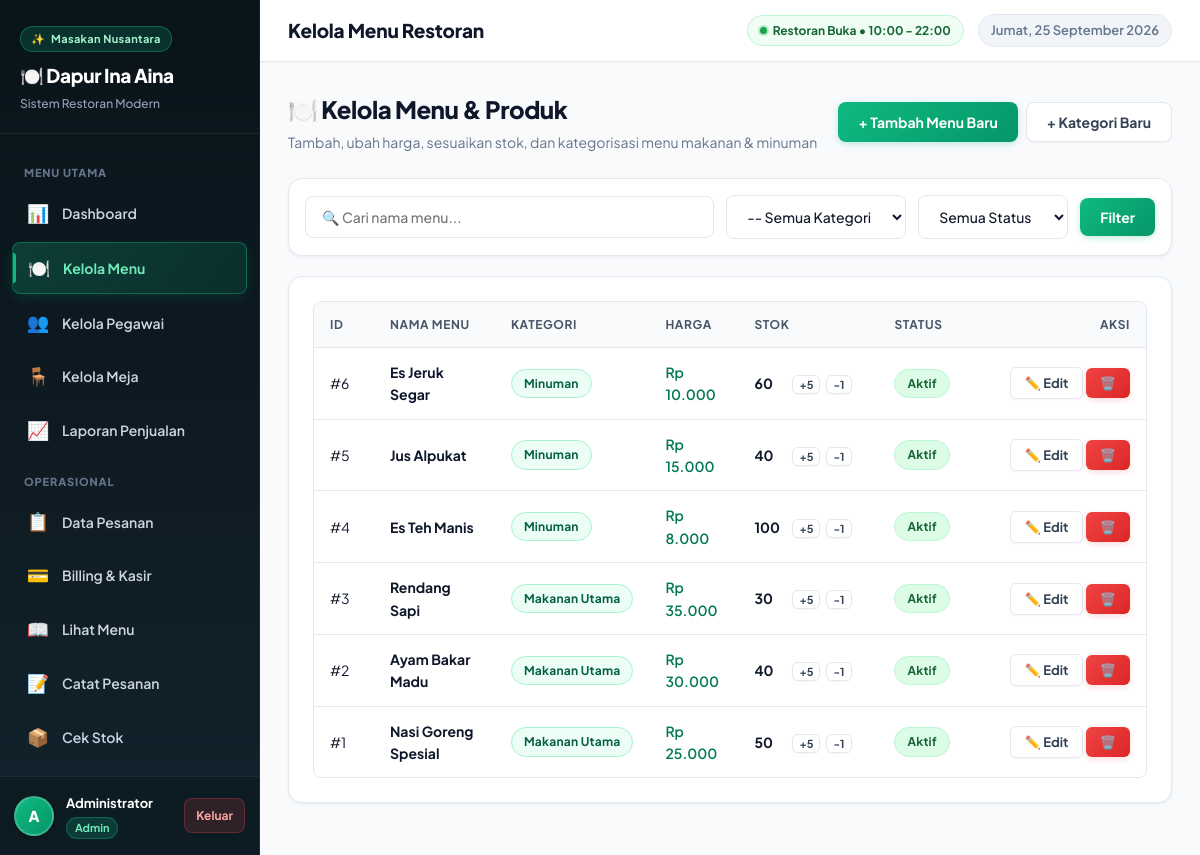
The page /kelola_menu.php (signed in) on the database its author committed.
### tables this page shows
CREATE TABLE IF NOT EXISTS produk (
  id INT UNSIGNED AUTO_INCREMENT PRIMARY KEY,
  nama VARCHAR(100) NOT NULL,
  harga DECIMAL(10,2) NOT NULL,
  stok INT UNSIGNED NOT NULL DEFAULT 0,
  id_kategori INT UNSIGNED NOT NULL,
  gambar VARCHAR(255) NULL,
  aktif TINYINT(1) NOT NULL DEFAULT 1,
  CONSTRAINT fk_produk_kategori
    FOREIGN KEY (id_kategori) REFERENCES kategori(id)
    ON UPDATE CASCADE ON DELETE RESTRICT
);

CREATE TABLE IF NOT EXISTS kategori (
  id INT UNSIGNED AUTO_INCREMENT PRIMARY KEY,
  nama_kategori VARCHAR(30) NOT NULL
);

### kelola_menu.php (the view, shortened to what this page needs)
<?php
$pdo = get_koneksi();
$status_filter = $_GET['status'] ?? 'semua';
$search = trim($_GET['q'] ?? '');
$sql = "
    SELECT pr.*, k.nama_kategori
    FROM produk pr
    JOIN kategori k ON pr.id_kategori = k.id
    WHERE 1=1
";
$params = [];
$sql .= " ORDER BY pr.id DESC";
$stmt = $pdo->prepare($sql);
$stmt->execute($params);
$produk_list = $stmt->fetchAll();
require_once __DIR__ . '/includes/header.php';
?>
<div class="page-header" style="display:flex; justify-content:space-between; align-items:center; flex-wrap:wrap; gap:12px;">
    <div>
        <h1 class="page-title">🍽️ Kelola Menu & Produk</h1>
        <p class="text-muted">Tambah, ubah harga, sesuaikan stok, dan kategorisasi menu makanan & minuman</p>
    </div>
    <div style="display:flex; gap:8px;">
        <button onclick="toggleModal('modalTambahMenu')" class="btn btn-primary">
            + Tambah Menu Baru
        </button>
        <button onclick="toggleModal('modalTambahKategori')" class="btn btn-secondary">
            + Kategori Baru
        </button>
    </div>
</div>
<div class="card" style="margin-bottom: 20px; padding: 16px;">
    <form method="GET" action="kelola_menu.php" style="display:flex; gap:12px; flex-wrap:wrap; align-items:center;">
        <div style="flex:1; min-width: 220px;">
            <input type="text" name="q" value="<?= htmlspecialchars($search) ?>" placeholder="🔍 Cari nama menu..." class="form-control">
        </div>
        <div style="width: 180px;">
            <select name="kategori" class="form-control" onchange="this.form.submit()">
                <option value="0">-- Semua Kategori --</option>
            </select>
        </div>
        <div style="width: 150px;">
            <select name="status" class="form-control" onchange="this.form.submit()">
                <option value="semua" <?= $status_filter === 'semua' ? 'selected' : '' ?>>Semua Status</option>
            </select>
        </div>
        <button type="submit" class="btn btn-primary">Filter</button>
    </form>
</div>
<div class="card">
    <div class="table-wrapper">
        <table>
            <thead>
                <tr>
                    <th style="width: 60px;">ID</th>
                    <th>Nama Menu</th>
                    <th>Kategori</th>
                    <th>Harga</th>
                    <th style="width: 140px;">Stok</th>
                    <th>Status</th>
                    <th style="text-align: right; width: 180px;">Aksi</th>
                </tr>
            </thead>
            <tbody>
                <?php if (empty($produk_list)): ?>
                    <tr>
                        <td colspan="7" class="text-center" style="padding: 24px; color: #64748b;">
                            Belum ada menu yang terdaftar atau sesuai kriteria.
                        </td>
                    </tr>
                <?php else: ?>
                    <?php foreach ($produk_list as $p): ?>
                    <tr>
                        <td>#<?= $p['id'] ?></td>
                        <td>
                            <strong><?= htmlspecialchars($p['nama']) ?></strong>
                        </td>
                        <td>
                            <span class="badge badge-info"><?= htmlspecialchars($p['nama_kategori']) ?></span>
                        </td>
                        <td style="font-weight: 600; color: #047857;">
                            Rp <?= number_format($p['harga'], 0, ',', '.') ?>
                        </td>
                        <td>
                            <div style="display:flex; align-items:center; gap:6px;">
                                <strong style="min-width: 32px;"><?= $p['stok'] ?></strong>
                                <form method="POST" action="kelola_menu.php" style="display:inline; margin:0;">
                                    <button type="submit" class="btn btn-sm btn-secondary" title="Tambah 5 porsi" style="padding: 2px 6px; font-size:11px;">+5</button>
                                </form>
                                <form method="POST" action="kelola_menu.php" style="display:inline; margin:0;">
                                    <button type="submit" class="btn btn-sm btn-secondary" title="Kurangi 1 porsi" style="padding: 2px 6px; font-size:11px;">-1</button>
                                </form>
                            </div>
                        </td>
                        <td>
                            <?php if ($p['aktif']): ?>
                                <span class="badge badge-success">Aktif</span>
                            <?php else: ?>
                                <span class="badge badge-danger">Nonaktif</span>
                            <?php endif; ?>
                        </td>
                        <td style="text-align: right;">
                            <button type="button"
                                    class="btn btn-sm btn-secondary"
                                    onclick='bukaModalEdit(<?= json_encode($p) ?>)'>
                                ✏️ Edit
                            </button>
                            <form method="POST" action="kelola_menu.php" style="display:inline;" onsubmit="return confirm('Hapus / nonaktifkan menu ini?')">
                                <button type="submit" class="btn btn-sm btn-danger">🗑️</button>
                            </form>
                        </td>
                    </tr>
                    <?php endforeach; ?>
                <?php endif; ?>
            </tbody>
        </table>
    </div>
</div>
<?php require_once __DIR__ . '/includes/footer.php'; ?>

### rows shown on the page
produk: id "6", nama "Es Jeruk Segar", id_kategori.nama_kategori "Minuman", harga "10.000", stok "60", aktif "Aktif"
produk: id "5", nama "Jus Alpukat", id_kategori.nama_kategori "Minuman", harga "15.000", stok "40", aktif "Aktif"
produk: id "4", nama "Es Teh Manis", id_kategori.nama_kategori "Minuman", harga "8.000", stok "100", aktif "Aktif"
produk: id "3", nama "Rendang Sapi", id_kategori.nama_kategori "Makanan Utama", harga "35.000", stok "30", aktif "Aktif"
produk: id "2", nama "Ayam Bakar Madu", id_kategori.nama_kategori "Makanan Utama", harga "30.000", stok "40", aktif "Aktif"
produk: id "1", nama "Nasi Goreng Spesial", id_kategori.nama_kategori "Makanan Utama", harga "25.000", stok "50", aktif "Aktif"

### other values the page prints
$item['label'] "MENU UTAMA"
$item['icon'] "📊"
$item['text'] "Dashboard"
$item['icon'] "🍽️"
$item['text'] "Kelola Menu"
$item['icon'] "👥"
$item['text'] "Kelola Pegawai"
$item['icon'] "🪑"
$item['text'] "Kelola Meja"
$item['icon'] "📈"
$item['text'] "Laporan Penjualan"
$item['label'] "OPERASIONAL"
$item['icon'] "📋"
$item['text'] "Data Pesanan"
$item['icon'] "💳"
